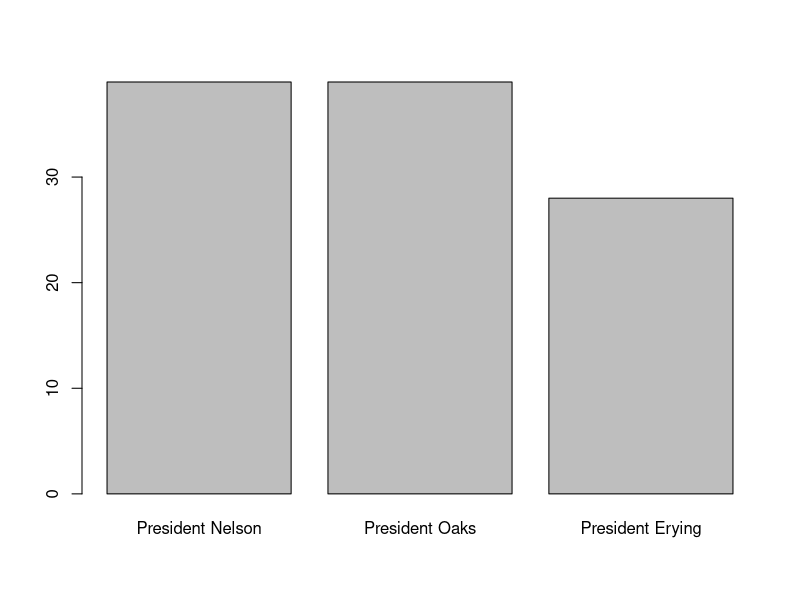

Write R code to recreate this figure.
# A vector of the members in the First Presidency
members <- c("President Nelson", "President Oaks", "President Erying")

# A basic data frame
first_presidency <- data.frame(
    name <- members,
    age <- c(98, 90, 90),
    years_served <- c(39, 39, 28)
)

# Display the data frame
data.frame(first_presidency)

# Calculate the median age and mean years served of the Presidency
median_age <- median(first_presidency$age)
mean_years <- mean(first_presidency$years_served)

# Create and display a barplot of years served for the First Presidency members
barplot(height = first_presidency$years_served, names = members)

print(median_age)
print(mean_years)